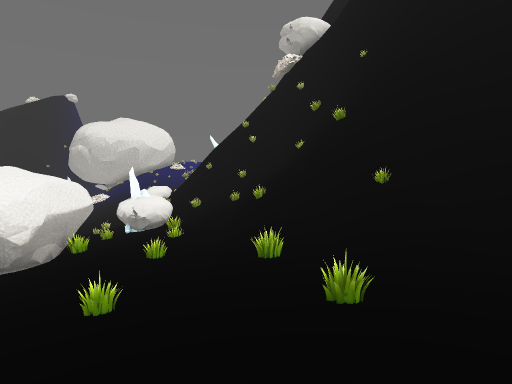
view 1 (above)

24 first-person views from a walk through a level from a Godot 3-D game. The camera is 1.4 m above the floor, tilts 4° down and sees 75° across. The floor is counted in squares, 2 m on a side. Each view is taken from the middle of a square. On the plan, view 1 faces up. The plan holds only what a view shows up to about 10 squares ahead; the rest is blank. The place goes on beyond the plan.

view 2
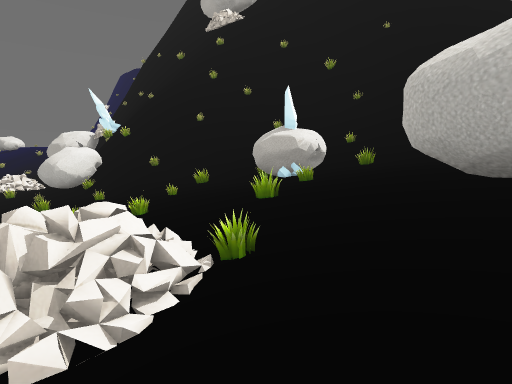

view 3
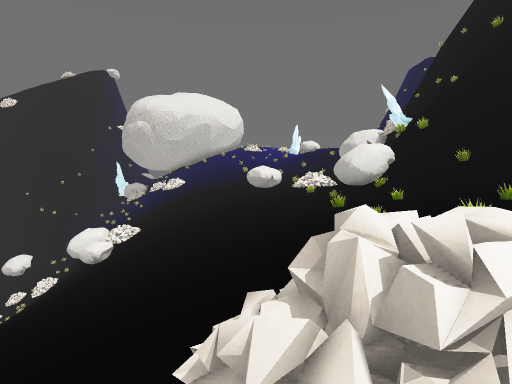

view 4
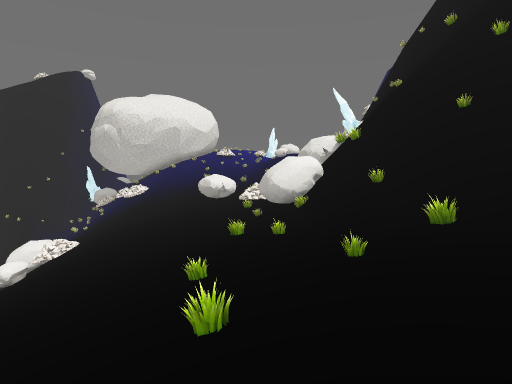

view 5
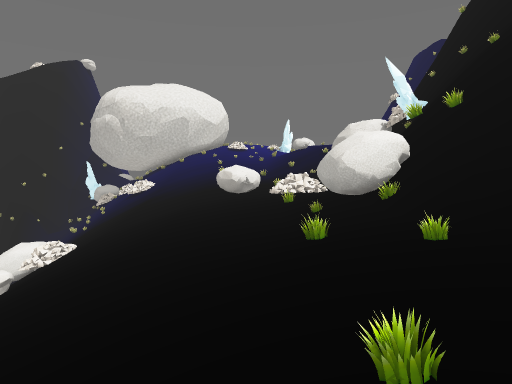

view 6
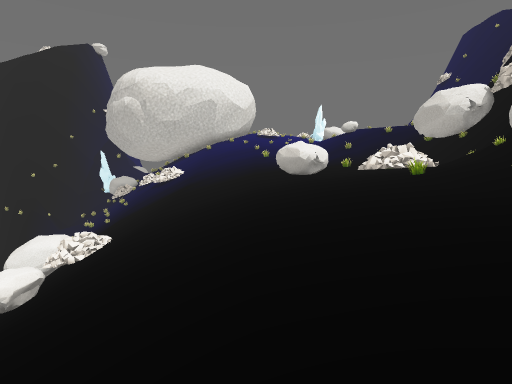

view 7
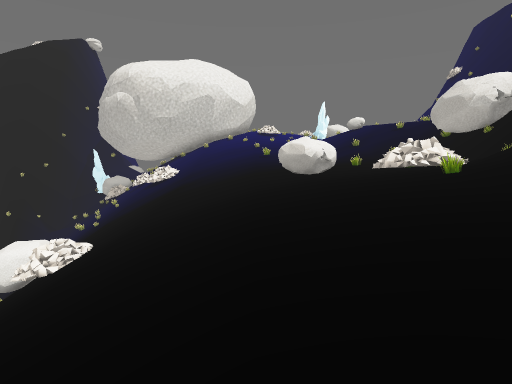

view 8
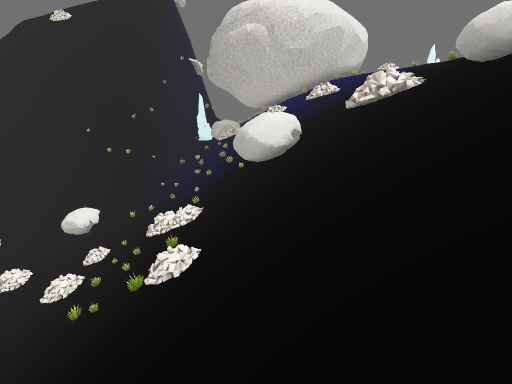

view 9
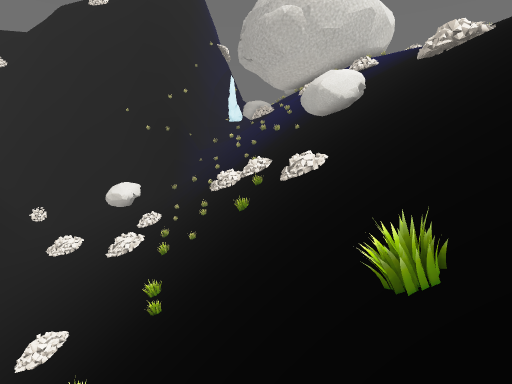

view 10
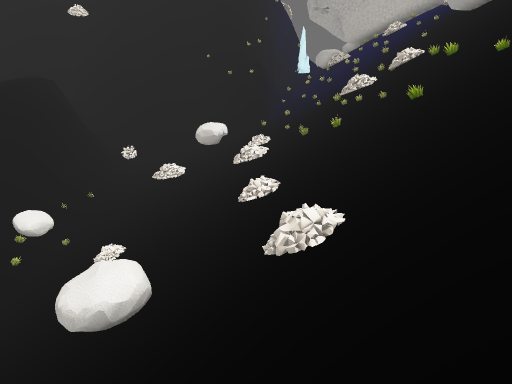

view 11
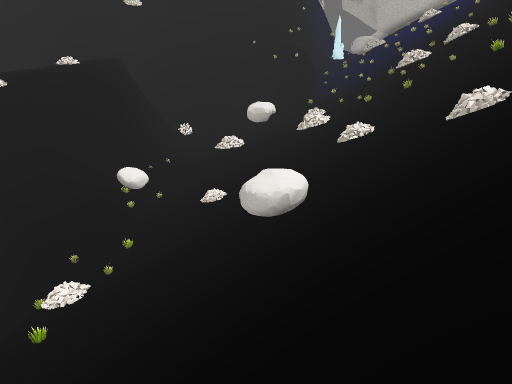

view 12
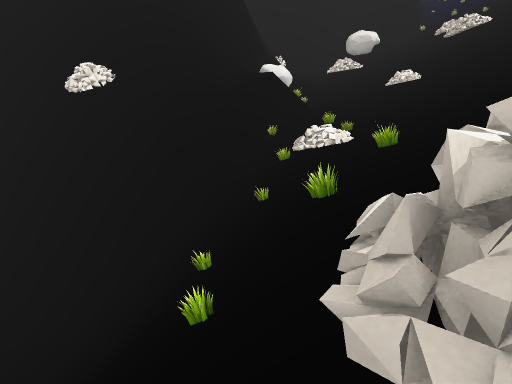

view 13
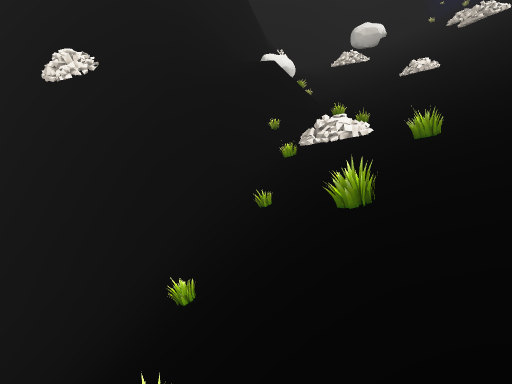

view 14
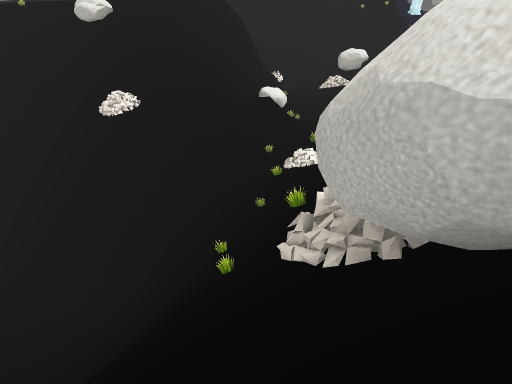

view 15
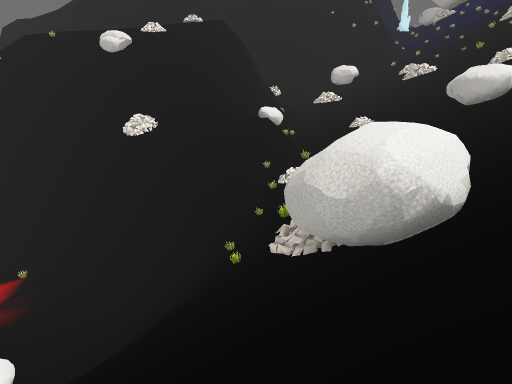

view 16
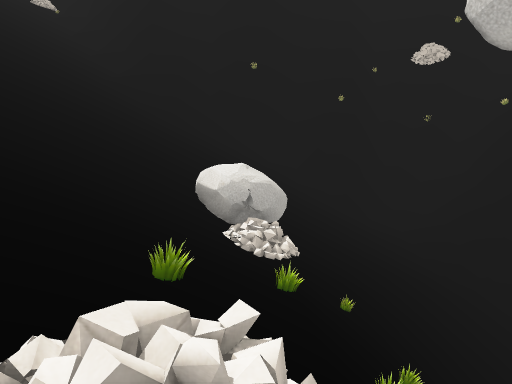

view 17
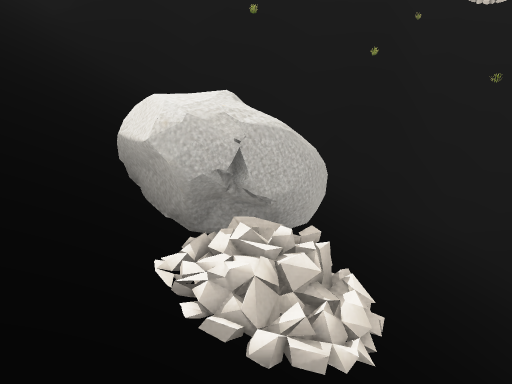

view 18
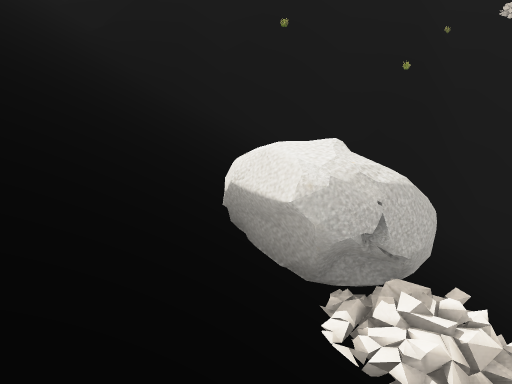

view 19
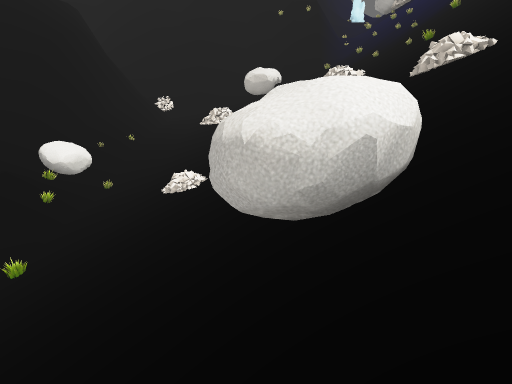

view 20
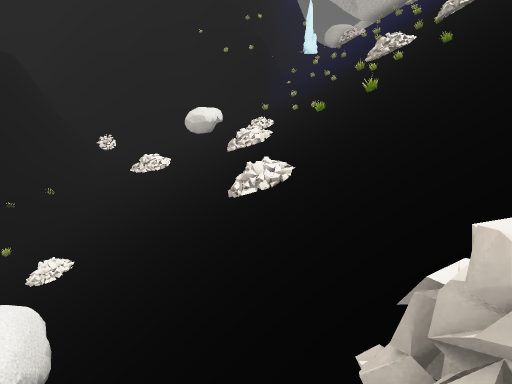

view 21
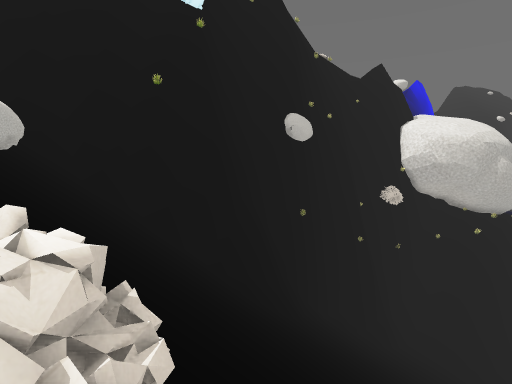

view 22
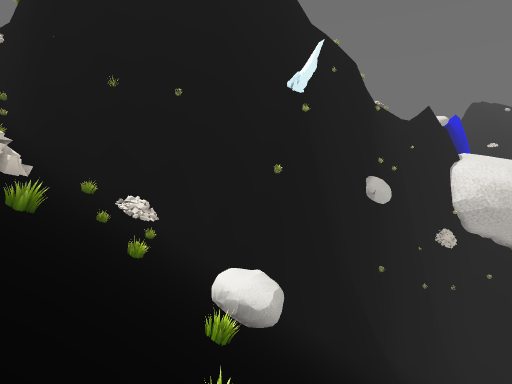

view 23
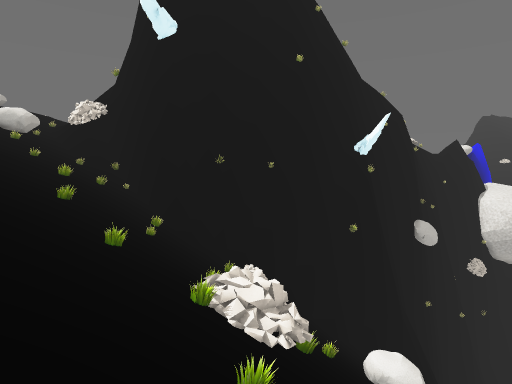

view 24
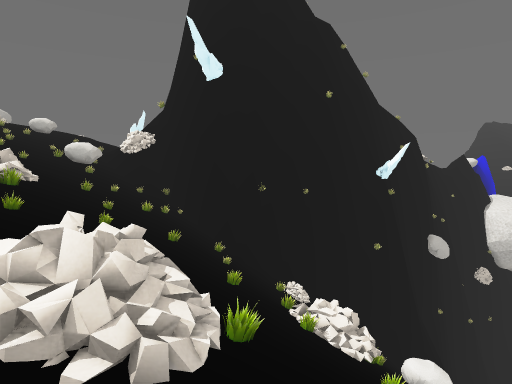

### Floor plan
Key: @ floor where view 1 was taken; # wall or solid block; . main floor; : floor 1.75 m higher than the main floor; + floor 3.25 m higher than the main floor; * floor 6.5 m higher than the main floor; - floor 20.75 m lower than the main floor; _ floor 35.25 m lower than the main floor; / step, stairs or slope; = window, fence, low wall or low ledge; ^ raised ledge; v drop or lower ground.
Columns run from 36 left of view 1 to 4 right of it. Each row starts with its distance up from view 1.
 22      #-///////////#/
 21     ###////////////=/ #//////...  #
 20 #####//////////////#/##//////#^.  #
 19 ####/////////////////////////..../#
 18 ##vv=v=///////=////////#=///...=/###
 17 ## v##////////=/////////////...=/#  #
 16 /####//=/////////=//#///////...//# *#
 15 _/////=////##///////////^///...//##/#
 14 _//////////##///////////////.../^##/#
 13 _//////////////////  ///////.../##v/#
 12 _/////////////////      ////...//==/#
 11 ^//////////////      /  //////..////##
 10  /////#///// //    /     /////../////#
  9 //////#=////  /  /        ////../=///##
  8 //////#//////             /////.:^^//##
  7 ////// /////////    /        / .://///##
  6 ////// //////////      / /   =/::::///##
  5 ////// /////////////=   //   /. ##+///=##
  4 /////  //////////^//////=/   /  ##++////
  3 ###//  //##=/////^=/==//         +++=///
  2  ####  /####/////////////          +++
  1            ##////////////
  0             ##///////////           @
 -1              ####///////=
 -2                ###///////
 -3                 ###/////
 -4                   #//=//
 -5                   # ////
 -6                      =

Positions as (right, up) in squares from view 1, and headings:
1: (0, 0), facing up
2: (-7, 4), facing up-right
3: (-7, 5), facing up
4: (-5, 6), facing up
5: (-6, 8), facing up
6: (-8, 10), facing up
7: (-8, 11), facing up
8: (-15, 11), facing up
9: (-17, 10), facing up
10: (-22, 9), facing up
11: (-25, 7), facing up
12: (-31, 9), facing up
13: (-31, 10), facing up
14: (-31, 7), facing up
15: (-31, 5), facing up
16: (-30, 16), facing down
17: (-30, 12), facing down
18: (-29, 12), facing down
19: (-25, 12), facing up
20: (-22, 12), facing up
21: (-19, 9), facing down-left
22: (-16, 7), facing down-left
23: (-13, 6), facing down-left
24: (-11, 6), facing down-left
